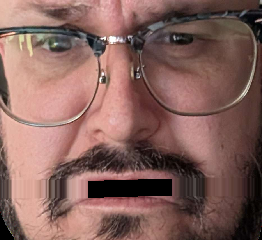
#> input picture emotes/calculon_emotes/markoface.png, 262 x 240 px
$ python -i util.py   (imports and definitions only)
#> lines starting #> are read from the running program, lines starting #| are printed output that depends on the picture
# maunium-stickerpicker - A fast and simple Matrix sticker picker widget.
# Copyright (C) 2020 Tulir Asokan
#
# This program is free software: you can redistribute it and/or modify
# it under the terms of the GNU Affero General Public License as published by
# the Free Software Foundation, either version 3 of the License, or
# (at your option) any later version.
#
# This program is distributed in the hope that it will be useful,
# but WITHOUT ANY WARRANTY; without even the implied warranty of
# MERCHANTABILITY or FITNESS FOR A PARTICULAR PURPOSE.  See the
# GNU Affero General Public License for more details.
#
# You should have received a copy of the GNU Affero General Public License
# along with this program.  If not, see <https://www.gnu.org/licenses/>.
from functools import partial
from io import BytesIO
import numpy as np
import os.path
import subprocess
import json
import tempfile
import mimetypes
from pathlib import Path
from typing import Dict, List

try:
    import magic
except ImportError:
    print("[Warning] Magic is not installed, using file extensions to guess mime types")
    magic = None
from PIL import Image, ImageSequence, ImageFilter

from . import matrix

open_utf8 = partial(open, encoding='UTF-8')


def guess_mime(data: bytes) -> str:
    mime = None
    if magic:
        try:
            return magic.Magic(mime=True).from_buffer(data)
        except Exception:
            pass
    else:
        with tempfile.NamedTemporaryFile() as temp:
            temp.write(data)
            temp.close()
            mime, _ = mimetypes.guess_type(temp.name)
    return mime or "image/png"


# [171 lines left out: functions _video_to_webp, video_to_webp, process_frame, webp_to_others, is_uniform_animated_webp, webp_to_gif_or_png and 2 more, not called in this run]


def _convert_sticker(data: bytes) -> (bytes, str, int, int):
    mimetype = guess_mime(data)
    if mimetype.startswith("video/"):
        data = video_to_webp(data)
        print(".", end="", flush=True)
    elif mimetype.startswith("application/gzip"):
        print(".", end="", flush=True)
        # unzip file
        import gzip
        with gzip.open(BytesIO(data), "rb") as f:
            data = f.read()
            mimetype = guess_mime(data)
            suffix = mimetypes.guess_extension(mimetype)
            with tempfile.NamedTemporaryFile(suffix=suffix) as temp:
                temp.write(data)
                with tempfile.NamedTemporaryFile(suffix=".webp") as gif:
                    # run lottie_convert.py input output
                    print(".", end="", flush=True)
                    import subprocess
                    cmd = ["lottie_convert.py", temp.name, gif.name]
                    result = subprocess.run(cmd, capture_output=True, text=True)
                    retcode = result.returncode
                    if retcode != 0:
                        raise RuntimeError(f"Run {cmd} failed with code {retcode}, Error occurred:\n{result.stderr}")
                    gif.seek(0)
                    data = gif.read()
                    mimetype = guess_mime(data)
    if mimetype == "image/webp":
        data = webp_to_gif_or_png(data)
        mimetype = guess_mime(data)
    rlt = _convert_image(data, mimetype, 128, 128)
    data = rlt[0]
    if mimetype == "image/gif":
        print(".", end="", flush=True)
        data = opermize_gif(data)
    return data, mimetype, rlt[1], rlt[2]


def convert_sticker(data: bytes) -> (bytes, str, int, int):
    try:
        return _convert_sticker(data)
    except Exception as e:
        mimetype = guess_mime(data)
        print(f"Error converting image, mimetype: {mimetype}")
        ext = mimetypes.guess_extension(mimetype)
        with tempfile.NamedTemporaryFile(delete=False, suffix=ext) as temp:
            temp.write(data)
            print(f"Saved to {temp.name}")
        raise e


# [51 lines left out: functions add_to_index, make_sticker, add_thumbnails, not called in this run]

>>> import cv2
>>> picture = cv2.imread('../../emotes/calculon_emotes/markoface.png', cv2.IMREAD_GRAYSCALE)
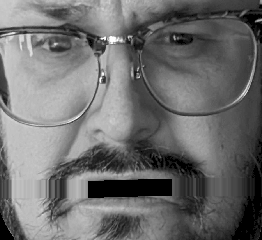
#> picture: shape (240, 262); min 0, max 255, mean 109.6
#> (the run stopped early here; a loop or call above may not have finished)

$ run again, on emotes/calculon_emotes/nickface.png
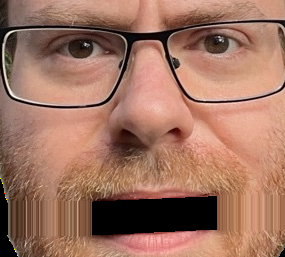
#> input picture emotes/calculon_emotes/nickface.png, 285 x 257 px
#> `picture = cv2.imread('../../emotes/calculon_emotes/markoface.png', cv2..`:
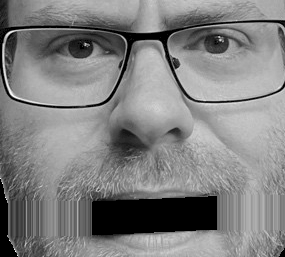
#> picture: shape (257, 285); min 0, max 255, mean 128.7
